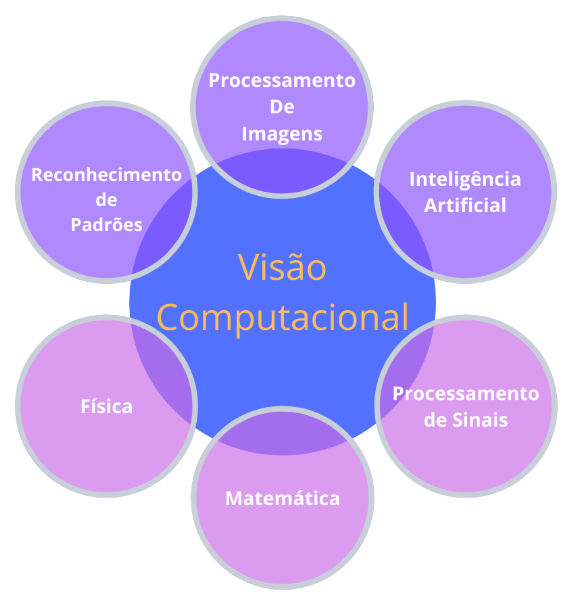
#> input picture imagem/visao_computacional.png, 575 x 604 px, found by its file name
$ python 'Multiple_ Images_Display.py'
#> lines starting #> are read from the running program, lines starting #| are printed output that depends on the picture
import cv2 as cv
import numpy as np

#exibindo outra imagem
img1 = cv.imread('imagem/visao_computacional.png')
#> img1 is the input picture: shape (604, 575, 3); mean B, G, R 248.5, 187.5, 202.4
img2 = cv.imread('imagem/visao_computacional.png')
print(img1.shape)
#| (604, 575, 3)
print(img2.shape)
#| (604, 575, 3)

# The image need to be the same size
img1 = cv.resize(img1, (0,0), None, 0.5, 0.5)
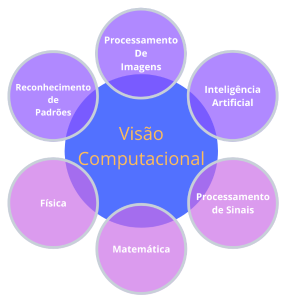
#> img1: shape (302, 288, 3); mean B, G, R 248.5, 187.6, 202.6
img2 = cv.resize(img2, (0,0), None, 0.5, 0.5)

# Position horizontal and vertical
hor = np.hstack((img1, img2))
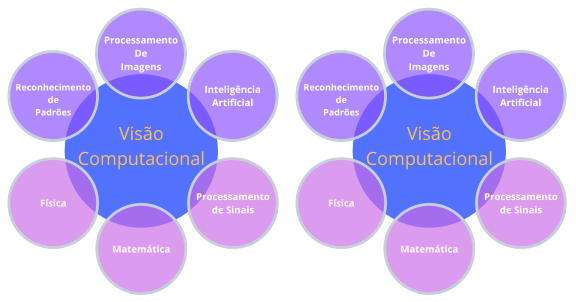
#> hor: shape (302, 576, 3); mean B, G, R 248.5, 187.6, 202.6
ver = np.vstack((img1, img2))
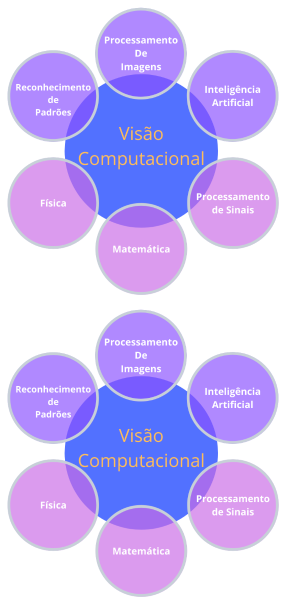
#> ver: shape (604, 288, 3); mean B, G, R 248.5, 187.6, 202.6

# Show the image in horizontal and vertical
cv.imshow('Horizontal', hor)
cv.imshow('Vertical', ver)

cv.waitKey(0)
cv.destroyAllWindows()

$ run again, with imagem/cards.png copied over imagem/visao_computacional.png
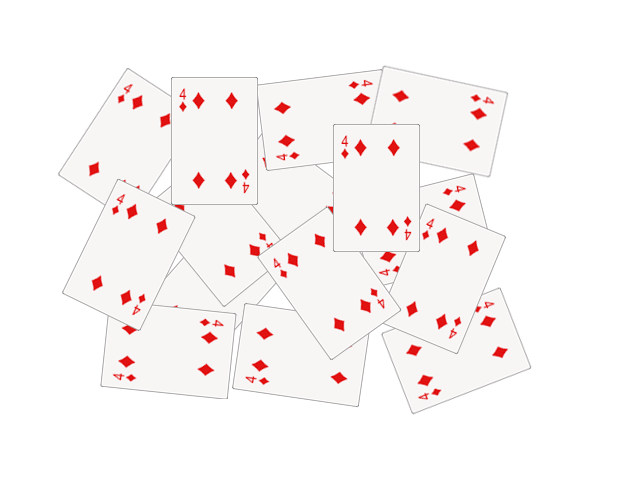
#> input picture imagem/cards.png, 640 x 480 px, found by its file name
#> img1 is the input picture: shape (480, 640, 3); mean B, G, R 245.8, 245.8, 250.7
#| (480, 640, 3)
#| (480, 640, 3)
#> img1: shape (240, 320, 3)
#> `hor = np.hstack((img1, img2))`:
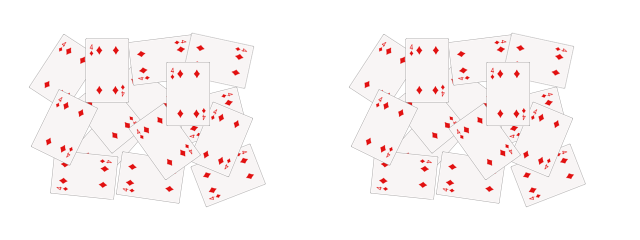
#> hor: shape (240, 640, 3); mean B, G, R 245.8, 245.8, 250.7
#> `ver = np.vstack((img1, img2))`:
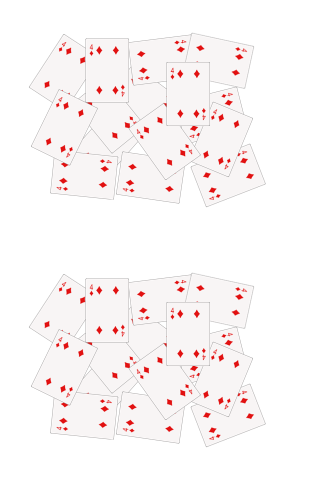
#> ver: shape (480, 320, 3); mean B, G, R 245.8, 245.8, 250.7
